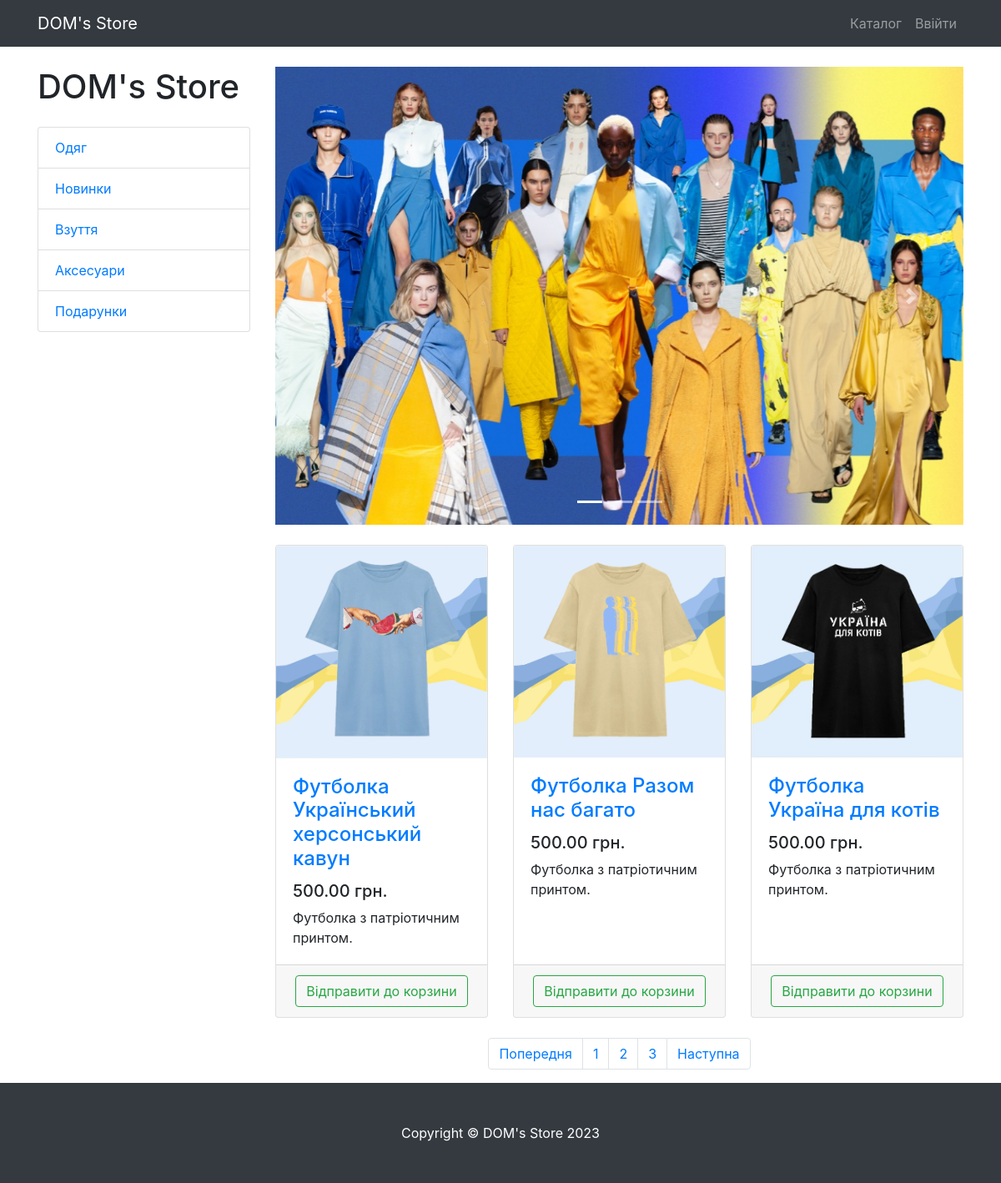
The app's page /products/page/2/ with its own data.
### products/models.py (models this page shows, shortened)
class ProductCategory(models.Model):
    name = models.CharField(max_length=128, unique=True)
    description = models.TextField(null=True, blank=True)
    class Meta:
        verbose_name = 'category'
        verbose_name_plural = 'categories'

class Product(models.Model):
    name = models.CharField(max_length=256)
    description = models.TextField()
    price = models.DecimalField(max_digits=6, decimal_places=2)
    quantity = models.PositiveIntegerField(default=0)
    image = models.ImageField(upload_to='products_images')
    category = models.ForeignKey(to=ProductCategory, on_delete=models.CASCADE)
    class Meta:
        verbose_name = 'product'
        verbose_name_plural = 'products'

### products/views.py (the view)
# urls.py: path('', ProductsListView.as_view(), name='index'),
class ProductsListView(TitleMixin, ListView):
    model = Product
    template_name = 'products/products.html'
    paginate_by = 3
    title = "DOM's Store - Каталог"
    def get_queryset(self):
        queryset = super(ProductsListView, self).get_queryset()
        category_pk = self.kwargs.get('category_pk')
        return queryset.filter(category_id=category_pk) if category_pk else queryset
    def get_context_data(self, *, object_list=None, **kwargs):
        context = super(ProductsListView, self).get_context_data()
        context['categories'] = ProductCategory.objects.all()
        return context

### common/views.py (called while the page is built)
    def get_context_data(self, **kwargs):
        context = super(TitleMixin, self).get_context_data(**kwargs)
        context['title'] = self.title
        return context

### products/templates/products/products.html (shortened to what this page needs)
{% extends 'products/base.html' %}
{% load static %}
{% block css %}
<link href="{% static 'vendor/css/products.css' %}" rel="stylesheet">
{% endblock %}
{% block content %}
<div class="container">
    <div class="row">
        <div class="col-lg-3">
            <h1 class="my-4">DOM's Store</h1>
            <div class="list-group">
                {% for category in categories %}
                <a href="{% url 'products:category' category.pk %}" class="list-group-item">
                    {{ category.name }}
                </a>
                {% endfor %}
            </div>
        </div>
        <div class="col-lg-9">
            <div id="carouselExampleIndicators" class="carousel slide my-4" data-ride="carousel">
                <ol class="carousel-indicators">
                    <li data-target="#carouselExampleIndicators" data-slide-to="0" class="active"></li>
                    <li data-target="#carouselExampleIndicators" data-slide-to="1"></li>
                    <li data-target="#carouselExampleIndicators" data-slide-to="2"></li>
                </ol>
                <div class="carousel-inner" role="listbox">
                    <div class="carousel-item active">
                        <img class="d-block img-fluid" src="/static/vendor/img/slides/slide_1.jpg" alt="First slide">
                    </div>
                </div>
                <a class="carousel-control-prev" href="#carouselExampleIndicators" role="button" data-slide="prev">
                    <span class="carousel-control-prev-icon" aria-hidden="true"></span>
                </a>
                <a class="carousel-control-next" href="#carouselExampleIndicators" role="button" data-slide="next">
                    <span class="carousel-control-next-icon" aria-hidden="true"></span>
                </a>
            </div>
            <div class="row">
            {% for product in object_list %}
                <div class="col-lg-4 col-md-6 mb-4">
                    <div class="card h-100">
                        <a href="#">
                            <img class="card-img-top"
                                 src='{{ product.image.url }}'
                                 alt="">
                        </a>
                        <div class="card-body">
                            <h4 class="card-title">
                                <a href="#">{{ product.name }} </a>
                            </h4>
                            <h5>{{ product.price }} грн.</h5>
                            <p class="card-text">{{ product.description }}</p>
                        </div>
                        <div class="card-footer text-center">
                            <a class="btn btn-outline-success"
                               href="{% url 'products:basket_add' product.pk %}">
                                Відправити до корзини
                            </a>
                        </div>
                    </div>
                </div>
            {% endfor %}
            </div>
            {% if is_paginated %}
                <nav aria-label="Page navigation example">
                    <ul class="pagination justify-content-center">
                        <li class="page-item {% if not page_obj.has_previous %} disabled {% endif %}">
                            <a class="page-link"
                            href="{% if page_obj.has_previous %} {% url 'products:paginator' page_obj.previous_page_number %} {% else %} # {% endif %}"
                            tabindex="-1" aria-disabled="true">
                                Попередня
                            </a>
                        </li>
                        {% for page in paginator.page_range %}
                            <li class="page-item">
                                <a class="page-link" href="{% url 'products:paginator' page %}">
                                    {{ page }}
                                </a>
                            </li>
                        {% endfor %}
                        <li class="page-item {% if not page_obj.has_next %} disabled {% endif %}">
                            <a class="page-link" href="{% if page_obj.has_next %} {% url 'products:paginator' page_obj.next_page_number %} {% else %} # {% endif %}">
                                Наступна
                            </a>
                        </li>
                </ul>
            </nav>
            {% endif %}
        </div>
    </div>
</div>
{% endblock %}
{% block footer %}
<footer class="py-5 bg-dark">
    <div class="container">
        <p class="m-0 text-center text-white">Copyright &copy; DOM's Store 2023</p>
    </div>
</footer>
{% endblock %}

### records on screen
ProductCategory: name "Одяг"
ProductCategory: name "Новинки"
ProductCategory: name "Взуття"
ProductCategory: name "Аксесуари"
ProductCategory: name "Подарунки"
Product: image (picture), name "Футболка Український херсонський кавун", price "500.00", description "Футболка з патріотичним принтом."
Product: image (picture), name "Футболка Разом нас багато", price "500.00", description "Футболка з патріотичним принтом."
Product: image (picture), name "Футболка Україна для котів", price "500.00", description "Футболка з патріотичним принтом."

### other values on screen
{{ page }} "1" "2" "3"
